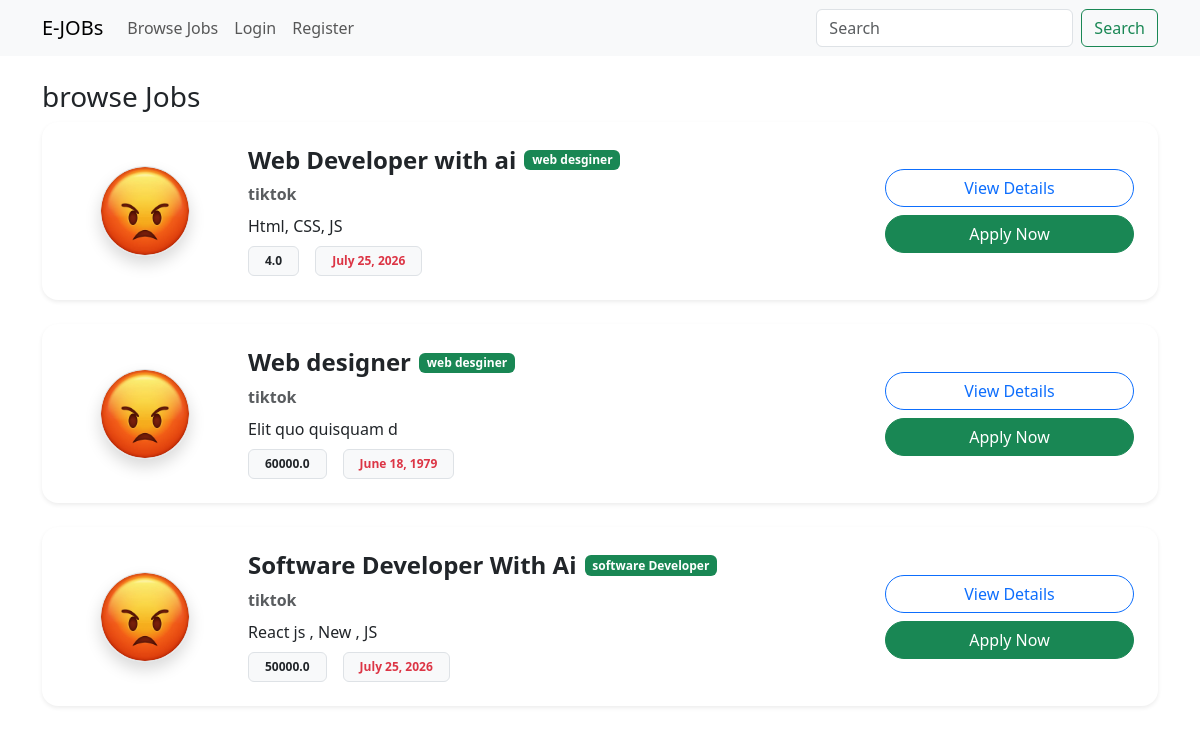
/browse-job/, run on an earlier commit of the app's database.
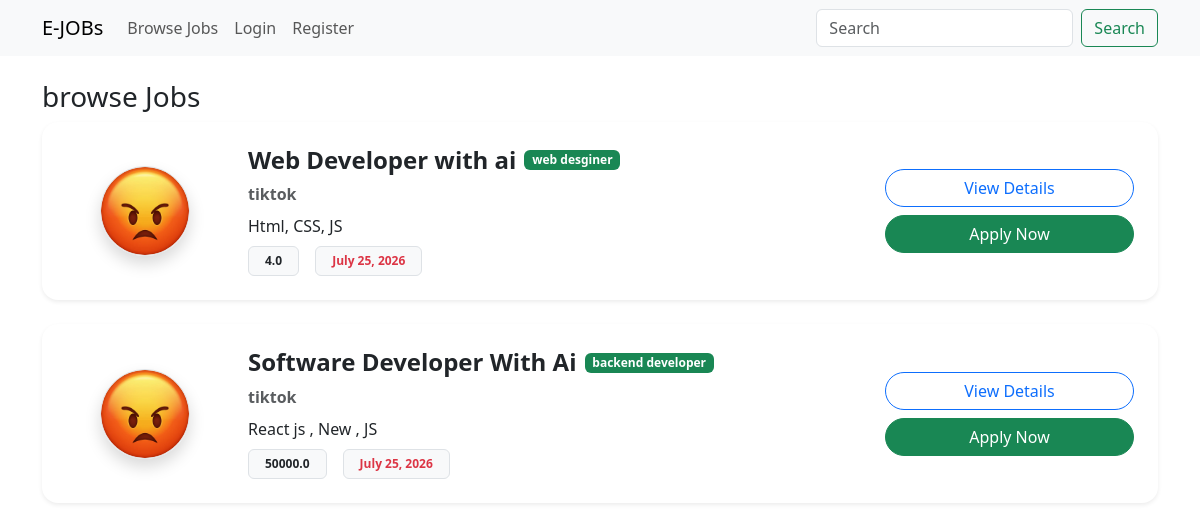
And on a later commit of the database.
### jobportal/models.py (models this page shows, shortened)
class JobPostModel(models.Model):
    posted_by = models.ForeignKey(
        RecruiterProfileModel,
        on_delete=models.CASCADE,
        related_name='job_post_info',
        null=True
    )
    title = models.CharField(max_length=200, null=True)
    number_of_openings = models.PositiveIntegerField(null=True)
    category = models.ForeignKey(
        CategoryModel,
        on_delete=models.CASCADE,
        null=True
    )
    description = models.TextField(null=True)
    skills_set = models.TextField(null=True)
    deadline = models.DateField(null=True)
    salary = models.FloatField(null=True)
    created_at = models.DateField(auto_now_add=True, null=True)
    updated_at = models.DateField(auto_now=True, null=True)

class RecruiterProfileModel(models.Model):
    recruiter = models.OneToOneField(
        User,
        on_delete=models.CASCADE,
        related_name='recruiter_profile',
        null=True
    )
    company_name = models.CharField(max_length=200, null=True)
    address = models.TextField(null=True)
    contact = models.CharField(max_length=20, null=True)
    logo = models.ImageField(upload_to='company_logo', null=True)
    created_at = models.DateField(auto_now_add=True, null=True)
    updated_at = models.DateField(auto_now=True, null=True)

class CategoryModel(models.Model):
    name = models.CharField(max_length=200, null=True)

### jobportal/views.py (the view)
# urls.py: path('browse-job/',browse_job_view, name='browse_job_view'),
def browse_job_view(request):
    current_user = request.user
    if not current_user:
        if current_user.user_type == 'Recruiter':
            job_data = JobPostModel.objects.filter(posted_by = current_user.recruiter_profile)
    job_data = JobPostModel.objects.all()
    context = {
        'job_data': job_data
    }
    return render(request,'browse-jobs.html', context)

### jobportal/templates/browse-jobs.html (shortened to what this page needs)
{% extends 'master/base.html' %}
{% block content %}
    <h3>browse Jobs</h3>
    {% for job in job_data %}
  <div class="card border-0 shadow-sm rounded-4 mb-4 job-card">
    <div class="card-body p-4">
      <div class="row align-items-center">
        <div class="col-lg-2 col-md-3 text-center mb-3 mb-md-0">
          <img src="{{ job.posted_by.logo.url }}"
               alt="{{ job.posted_by.company_name }}"
               class="img-fluid rounded-circle border shadow"
               style="width:90px;height:90px;object-fit:cover;">
        </div>
        <div class="col-lg-7 col-md-6">
          <div class="d-flex align-items-center mb-2">
            <h4 class="fw-bold mb-0 me-2">
              {{ job.title }}
            </h4>
            <span class="badge bg-success">
              {{ job.category.name }}
            </span>
          </div>
          <p class="text-muted mb-2">
            <strong>{{ job.posted_by.company_name }}</strong>
          </p>
          <p class="mb-2">
            {{ job.skills_set }}
          </p>
          <div class="d-flex flex-wrap gap-3">
            <span class="badge bg-light text-dark border px-3 py-2">
              {{ job.salary }}
            </span>
            <span class="badge bg-light text-danger border px-3 py-2">
              {{ job.deadline }}
            </span>
          </div>
        </div>
        <div class="col-lg-3 col-md-3 text-md-end mt-3 mt-md-0">
            <a href=""
              class="btn btn-outline-primary rounded-pill px-4 mb-2 w-100">
                View Details
            </a>
        <a href="{% url 'apply_job_view' job.id %}"
        class="btn btn-success rounded-pill px-4 w-100">
            Apply Now
        </a>
        </div>
      </div>
    </div>
  </div>
  {% endfor %}
{% endblock content %}

### jobportal/templates/master/base.html (shortened to what this page needs)
<!doctype html>
<html lang="en">
  <head>
    <link href="https://cdn.jsdelivr.net/npm/bootstrap@5.3.8/dist/css/bootstrap.min.css" rel="stylesheet">
  </head>
  <body>
    {% include 'master/nav.html' %}
    <div class="container">
        {% block content %}
        {% endblock content %}
    </div>
  </body>
</html>

### jobportal/templates/master/nav.html (shortened to what this page needs)
<nav class="navbar navbar-expand-lg bg-body-tertiary">
  <div class="container">
    <a class="navbar-brand" href="#">E-JOBs</a>
    <div class="collapse navbar-collapse" id="navbarSupportedContent">
      <ul class="navbar-nav me-auto mb-2 mb-lg-0">
        <li class="nav-item">
          <a class="nav-link " href="{% url 'browse_job_view' %}">Browse Jobs</a>
        </li>
        {% if request.user.is_authenticated %}
        <li class="nav-item">
          <a class="nav-link " href="{% url 'dashboard_view' %}">Dashboard</a>
        </li>
        <li class="nav-item">
          <a class="nav-link " href="{% url 'profile_view' %}">Profile</a>
        </li>
        <li class="nav-item">
          <a class="nav-link " href="{% url 'logout_view' %}">logout</a>
        </li>
        {% else %}
        <li class="nav-item">
          <a class="nav-link " href="{% url 'login_view' %}">Login</a>
        </li>
        <li class="nav-item">
          <a class="nav-link " href="{% url 'register_view' %}">Register</a>
        </li>
        {% endif %}
      </ul>
      <form class="d-flex" role="search">
        <input class="form-control me-2" type="search" placeholder="Search" aria-label="Search"/>
        <button class="btn btn-outline-success" type="submit">Search</button>
      </form>
    </div>
  </div>
</nav>

What changed in the data, as far as the page shows it:
removed JobPostModel: posted_by.logo (picture), title "Web designer", category.name "web desginer", posted_by.company_name "tiktok", skills_set "Elit quo quisquam d", salary "60000.0", deadline "June 18, 1979"
changed JobPostModel "Software Developer With Ai": category.name "software Developer" → "backend developer"
